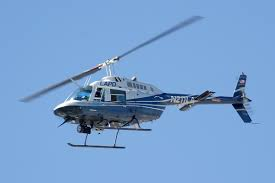
#> input picture Day048(Dec.9)_Datahandling6/data/Helicopters/0.png, 275 x 183 px, given in place of 000.png, which was not available
$ python synthesis_test.py
#> lines starting #> are read from the running program, lines starting #| are printed output that depends on the picture; pictures that were not available may be replaced by others from this repository, and a replacement may not be noted
import cv2
import numpy as np
import glob
import os
from PIL import Image

large_img = cv2.imread('./del_back/000.png')
#> large_img is the input picture: shape (183, 275, 3); mean B, G, R 207.8, 160.4, 120.8
watermakr = cv2.imread('./utils/background/3.jpeg')
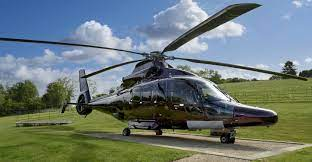
#> input picture Day048(Dec.9)_Datahandling6/data/Helicopters/3.png, 312 x 162 px, given in place of 3.jpeg, which was not available
#> watermakr is the input picture: shape (162, 312, 3); mean B, G, R 119.1, 121.4, 108.1

print("large_image size >> ", large_img.shape)
#| large_image size >>  (183, 275, 3)
print("watermakr image size >> ", watermakr.shape)
#| watermakr image size >>  (162, 312, 3)

img1 = cv2.resize(large_img, (800, 600))
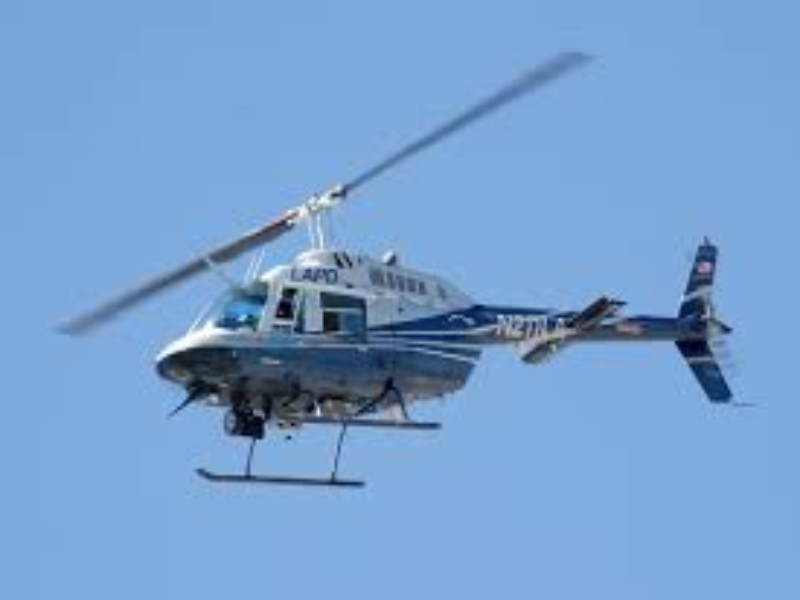
#> img1: shape (600, 800, 3); mean B, G, R 207.8, 160.4, 120.7
img2 = cv2.resize(watermakr, (800, 600))
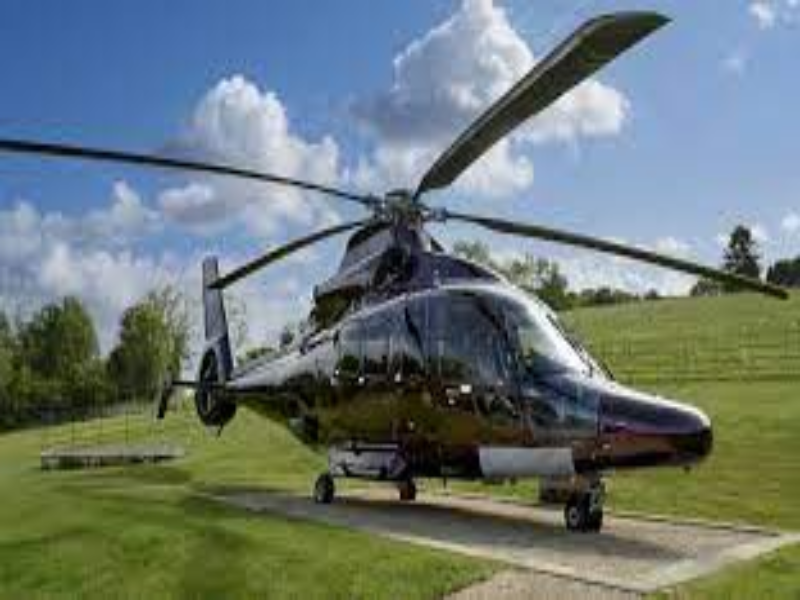
#> img2: shape (600, 800, 3); mean B, G, R 119, 121.3, 108

print("img1 reize >>", img1.shape)
#| img1 reize >> (600, 800, 3)
print("img2 reize >>", img2.shape)
#| img2 reize >> (600, 800, 3)

"""
large_image size >>  (683, 1024, 3)
watermakr image size >>  (480, 640, 3)
img1 reize >> (600, 800, 3)
img2 reize >> (600, 800, 3)
"""
# 혼합 진행

# # 베이스 5:5
#> (the run stopped early here; a loop or call above may not have finished)
